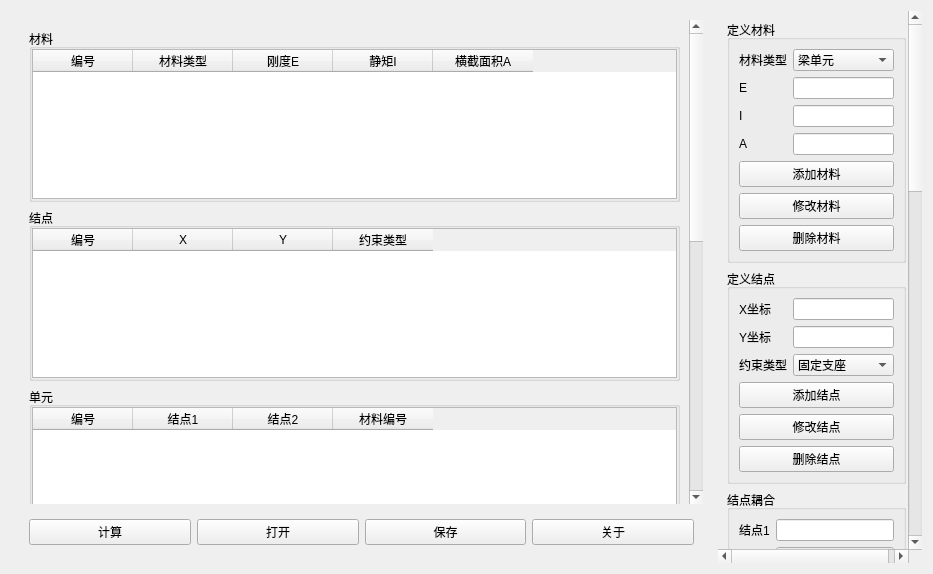
<?xml version="1.0" encoding="UTF-8"?>
<ui version="4.0">
 <class>MainWindow</class>
 <widget class="QWidget" name="MainWindow">
  <property name="geometry">
   <rect>
    <x>0</x>
    <y>0</y>
    <width>933</width>
    <height>574</height>
   </rect>
  </property>
  <property name="windowTitle">
   <string>力学求解器</string>
  </property>
  <layout class="QHBoxLayout" name="horizontalLayout_3" stretch="0,0,0">
   <item>
    <widget class="QWidget" name="widget" native="true">
     <layout class="QVBoxLayout" name="verticalLayout_8">
      <item>
       <widget class="QScrollArea" name="scrollArea_2">
        <property name="minimumSize">
         <size>
          <width>300</width>
          <height>0</height>
         </size>
        </property>
        <property name="frameShape">
         <enum>QFrame::NoFrame</enum>
        </property>
        <property name="frameShadow">
         <enum>QFrame::Plain</enum>
        </property>
        <property name="lineWidth">
         <number>0</number>
        </property>
        <property name="widgetResizable">
         <bool>true</bool>
        </property>
        <widget class="QWidget" name="scrollAreaWidgetContents_2">
         <property name="geometry">
          <rect>
           <x>0</x>
           <y>0</y>
           <width>642</width>
           <height>1033</height>
          </rect>
         </property>
         <layout class="QVBoxLayout" name="verticalLayout_6">
          <item>
           <widget class="QGroupBox" name="groupBox_5">
            <property name="title">
             <string>材料</string>
            </property>
            <property name="flat">
             <bool>false</bool>
            </property>
            <layout class="QVBoxLayout" name="verticalLayout_2">
             <property name="leftMargin">
              <number>0</number>
             </property>
             <property name="topMargin">
              <number>0</number>
             </property>
             <property name="rightMargin">
              <number>0</number>
             </property>
             <property name="bottomMargin">
              <number>0</number>
             </property>
             <item>
              <widget class="QTableWidget" name="materialTable">
               <property name="minimumSize">
                <size>
                 <width>0</width>
                 <height>150</height>
                </size>
               </property>
               <property name="editTriggers">
                <set>QAbstractItemView::NoEditTriggers</set>
               </property>
               <property name="alternatingRowColors">
                <bool>false</bool>
               </property>
               <property name="selectionMode">
                <enum>QAbstractItemView::SingleSelection</enum>
               </property>
               <property name="selectionBehavior">
                <enum>QAbstractItemView::SelectRows</enum>
               </property>
               <property name="showGrid">
                <bool>true</bool>
               </property>
               <property name="gridStyle">
                <enum>Qt::SolidLine</enum>
               </property>
               <property name="sortingEnabled">
                <bool>true</bool>
               </property>
               <property name="wordWrap">
                <bool>true</bool>
               </property>
               <property name="cornerButtonEnabled">
                <bool>true</bool>
               </property>
               <property name="rowCount">
                <number>0</number>
               </property>
               <attribute name="horizontalHeaderVisible">
                <bool>true</bool>
               </attribute>
               <attribute name="horizontalHeaderCascadingSectionResizes">
                <bool>false</bool>
               </attribute>
               <attribute name="horizontalHeaderHighlightSections">
                <bool>true</bool>
               </attribute>
               <attribute name="horizontalHeaderShowSortIndicator" stdset="0">
                <bool>false</bool>
               </attribute>
               <attribute name="verticalHeaderVisible">
                <bool>false</bool>
               </attribute>
               <attribute name="verticalHeaderShowSortIndicator" stdset="0">
                <bool>false</bool>
               </attribute>
               <column>
                <property name="text">
                 <string>编号</string>
                </property>
               </column>
               <column>
                <property name="text">
                 <string>材料类型</string>
                </property>
               </column>
               <column>
                <property name="text">
                 <string>刚度E</string>
                </property>
               </column>
               <column>
                <property name="text">
                 <string>静矩I</string>
                </property>
               </column>
               <column>
                <property name="text">
                 <string>横截面积A</string>
                </property>
               </column>
              </widget>
             </item>
            </layout>
           </widget>
          </item>
          <item>
           <widget class="QGroupBox" name="groupBox_6">
            <property name="title">
             <string>结点</string>
            </property>
            <property name="flat">
             <bool>false</bool>
            </property>
            <layout class="QVBoxLayout" name="verticalLayout_4">
             <property name="leftMargin">
              <number>0</number>
             </property>
             <property name="topMargin">
              <number>0</number>
             </property>
             <property name="rightMargin">
              <number>0</number>
             </property>
             <property name="bottomMargin">
              <number>0</number>
             </property>
             <item>
              <widget class="QTableWidget" name="pointTable">
               <property name="minimumSize">
                <size>
                 <width>0</width>
                 <height>150</height>
                </size>
               </property>
               <property name="editTriggers">
                <set>QAbstractItemView::NoEditTriggers</set>
               </property>
               <property name="selectionMode">
                <enum>QAbstractItemView::SingleSelection</enum>
               </property>
               <property name="selectionBehavior">
                <enum>QAbstractItemView::SelectRows</enum>
               </property>
               <attribute name="horizontalHeaderHighlightSections">
                <bool>true</bool>
               </attribute>
               <attribute name="verticalHeaderVisible">
                <bool>false</bool>
               </attribute>
               <attribute name="verticalHeaderShowSortIndicator" stdset="0">
                <bool>false</bool>
               </attribute>
               <column>
                <property name="text">
                 <string>编号</string>
                </property>
               </column>
               <column>
                <property name="text">
                 <string>X</string>
                </property>
               </column>
               <column>
                <property name="text">
                 <string>Y</string>
                </property>
               </column>
               <column>
                <property name="text">
                 <string>约束类型</string>
                </property>
               </column>
              </widget>
             </item>
            </layout>
           </widget>
          </item>
          <item>
           <widget class="QGroupBox" name="groupBox_7">
            <property name="title">
             <string>单元</string>
            </property>
            <property name="flat">
             <bool>false</bool>
            </property>
            <layout class="QVBoxLayout" name="verticalLayout_5">
             <property name="leftMargin">
              <number>0</number>
             </property>
             <property name="topMargin">
              <number>0</number>
             </property>
             <property name="rightMargin">
              <number>0</number>
             </property>
             <property name="bottomMargin">
              <number>0</number>
             </property>
             <item>
              <widget class="QTableWidget" name="unitsTable">
               <property name="minimumSize">
                <size>
                 <width>0</width>
                 <height>150</height>
                </size>
               </property>
               <property name="editTriggers">
                <set>QAbstractItemView::NoEditTriggers</set>
               </property>
               <property name="selectionMode">
                <enum>QAbstractItemView::SingleSelection</enum>
               </property>
               <property name="selectionBehavior">
                <enum>QAbstractItemView::SelectRows</enum>
               </property>
               <attribute name="verticalHeaderVisible">
                <bool>false</bool>
               </attribute>
               <attribute name="verticalHeaderShowSortIndicator" stdset="0">
                <bool>false</bool>
               </attribute>
               <column>
                <property name="text">
                 <string>编号</string>
                </property>
               </column>
               <column>
                <property name="text">
                 <string>结点1</string>
                </property>
               </column>
               <column>
                <property name="text">
                 <string>结点2</string>
                </property>
               </column>
               <column>
                <property name="text">
                 <string>材料编号</string>
                </property>
               </column>
              </widget>
             </item>
            </layout>
           </widget>
          </item>
          <item>
           <widget class="QGroupBox" name="groupBox_12">
            <property name="title">
             <string>位移</string>
            </property>
            <property name="flat">
             <bool>false</bool>
            </property>
            <layout class="QVBoxLayout" name="verticalLayout_7">
             <property name="leftMargin">
              <number>0</number>
             </property>
             <property name="topMargin">
              <number>0</number>
             </property>
             <property name="rightMargin">
              <number>0</number>
             </property>
             <property name="bottomMargin">
              <number>0</number>
             </property>
             <item>
              <widget class="QTableWidget" name="displacementTable">
               <property name="minimumSize">
                <size>
                 <width>0</width>
                 <height>150</height>
                </size>
               </property>
               <property name="editTriggers">
                <set>QAbstractItemView::NoEditTriggers</set>
               </property>
               <property name="selectionMode">
                <enum>QAbstractItemView::SingleSelection</enum>
               </property>
               <property name="selectionBehavior">
                <enum>QAbstractItemView::SelectRows</enum>
               </property>
               <attribute name="verticalHeaderVisible">
                <bool>false</bool>
               </attribute>
               <column>
                <property name="text">
                 <string>结点编号</string>
                </property>
               </column>
               <column>
                <property name="text">
                 <string>UX</string>
                </property>
               </column>
               <column>
                <property name="text">
                 <string>UY</string>
                </property>
               </column>
               <column>
                <property name="text">
                 <string>Φ</string>
                </property>
               </column>
              </widget>
             </item>
            </layout>
           </widget>
          </item>
          <item>
           <widget class="QGroupBox" name="groupBox_9">
            <property name="title">
             <string>荷载</string>
            </property>
            <property name="flat">
             <bool>false</bool>
            </property>
            <property name="checkable">
             <bool>false</bool>
            </property>
            <layout class="QVBoxLayout" name="verticalLayout_9" stretch="4,3">
             <property name="leftMargin">
              <number>0</number>
             </property>
             <property name="topMargin">
              <number>0</number>
             </property>
             <property name="rightMargin">
              <number>0</number>
             </property>
             <property name="bottomMargin">
              <number>0</number>
             </property>
             <item>
              <widget class="QTableWidget" name="singleLoadsTable">
               <property name="minimumSize">
                <size>
                 <width>0</width>
                 <height>150</height>
                </size>
               </property>
               <property name="editTriggers">
                <set>QAbstractItemView::NoEditTriggers</set>
               </property>
               <property name="selectionMode">
                <enum>QAbstractItemView::SingleSelection</enum>
               </property>
               <property name="selectionBehavior">
                <enum>QAbstractItemView::SelectRows</enum>
               </property>
               <attribute name="verticalHeaderVisible">
                <bool>false</bool>
               </attribute>
               <column>
                <property name="text">
                 <string>编号</string>
                </property>
               </column>
               <column>
                <property name="text">
                 <string>结点编号</string>
                </property>
               </column>
               <column>
                <property name="text">
                 <string>类型</string>
                </property>
               </column>
               <column>
                <property name="text">
                 <string>值</string>
                </property>
               </column>
              </widget>
             </item>
             <item>
              <widget class="QTableWidget" name="bothLoadsTable">
               <property name="minimumSize">
                <size>
                 <width>0</width>
                 <height>150</height>
                </size>
               </property>
               <property name="editTriggers">
                <set>QAbstractItemView::NoEditTriggers</set>
               </property>
               <property name="selectionMode">
                <enum>QAbstractItemView::SingleSelection</enum>
               </property>
               <property name="selectionBehavior">
                <enum>QAbstractItemView::SelectRows</enum>
               </property>
               <attribute name="verticalHeaderVisible">
                <bool>false</bool>
               </attribute>
               <column>
                <property name="text">
                 <string>编号</string>
                </property>
               </column>
               <column>
                <property name="text">
                 <string>单元编号</string>
                </property>
               </column>
               <column>
                <property name="text">
                 <string>类型</string>
                </property>
               </column>
               <column>
                <property name="text">
                 <string>1值</string>
                </property>
               </column>
               <column>
                <property name="text">
                 <string>2值</string>
                </property>
               </column>
              </widget>
             </item>
            </layout>
           </widget>
          </item>
         </layout>
        </widget>
       </widget>
      </item>
      <item>
       <widget class="QWidget" name="widget_2" native="true">
        <layout class="QHBoxLayout" name="horizontalLayout_2">
         <item>
          <widget class="QPushButton" name="calcBtn">
           <property name="text">
            <string>计算</string>
           </property>
          </widget>
         </item>
         <item>
          <widget class="QPushButton" name="openBtn">
           <property name="text">
            <string>打开</string>
           </property>
          </widget>
         </item>
         <item>
          <widget class="QPushButton" name="saveBtn">
           <property name="text">
            <string>保存</string>
           </property>
          </widget>
         </item>
         <item>
          <widget class="QPushButton" name="aboutBtn">
           <property name="text">
            <string>关于</string>
           </property>
          </widget>
         </item>
        </layout>
       </widget>
      </item>
     </layout>
    </widget>
   </item>
   <item>
    <layout class="QVBoxLayout" name="verticalLayout_3"/>
   </item>
   <item>
    <widget class="QScrollArea" name="scrollArea">
     <property name="sizePolicy">
      <sizepolicy hsizetype="Minimum" vsizetype="Expanding">
       <horstretch>0</horstretch>
       <verstretch>0</verstretch>
      </sizepolicy>
     </property>
     <property name="minimumSize">
      <size>
       <width>200</width>
       <height>0</height>
      </size>
     </property>
     <property name="maximumSize">
      <size>
       <width>16777215</width>
       <height>16777215</height>
      </size>
     </property>
     <property name="frameShape">
      <enum>QFrame::NoFrame</enum>
     </property>
     <property name="frameShadow">
      <enum>QFrame::Plain</enum>
     </property>
     <property name="widgetResizable">
      <bool>true</bool>
     </property>
     <widget class="QWidget" name="scrollAreaWidgetContents">
      <property name="geometry">
       <rect>
        <x>0</x>
        <y>0</y>
        <width>207</width>
        <height>1531</height>
       </rect>
      </property>
      <layout class="QVBoxLayout" name="verticalLayout">
       <item>
        <widget class="QGroupBox" name="groupBox">
         <property name="title">
          <string>定义材料</string>
         </property>
         <layout class="QFormLayout" name="formLayout">
          <item row="0" column="0">
           <widget class="QLabel" name="label">
            <property name="text">
             <string>材料类型</string>
            </property>
           </widget>
          </item>
          <item row="0" column="1">
           <widget class="QComboBox" name="materialType">
            <item>
             <property name="text">
              <string>梁单元</string>
             </property>
            </item>
           </widget>
          </item>
          <item row="1" column="0">
           <widget class="QLabel" name="label_2">
            <property name="text">
             <string>E</string>
            </property>
           </widget>
          </item>
          <item row="1" column="1">
           <widget class="QLineEdit" name="mE"/>
          </item>
          <item row="2" column="0">
           <widget class="QLabel" name="label_3">
            <property name="text">
             <string>I</string>
            </property>
           </widget>
          </item>
          <item row="2" column="1">
           <widget class="QLineEdit" name="mI"/>
          </item>
          <item row="3" column="0">
           <widget class="QLabel" name="label_4">
            <property name="text">
             <string>A</string>
            </property>
           </widget>
          </item>
          <item row="3" column="1">
           <widget class="QLineEdit" name="mA"/>
          </item>
          <item row="4" column="0" colspan="2">
           <widget class="QPushButton" name="addMaterialBtn">
            <property name="sizePolicy">
             <sizepolicy hsizetype="Minimum" vsizetype="Fixed">
              <horstretch>0</horstretch>
              <verstretch>0</verstretch>
             </sizepolicy>
            </property>
            <property name="minimumSize">
             <size>
              <width>100</width>
              <height>0</height>
             </size>
            </property>
            <property name="text">
             <string>添加材料</string>
            </property>
            <property name="default">
             <bool>false</bool>
            </property>
            <property name="flat">
             <bool>false</bool>
            </property>
           </widget>
          </item>
          <item row="5" column="0" colspan="2">
           <widget class="QPushButton" name="modifyMaterialBtn">
            <property name="text">
             <string>修改材料</string>
            </property>
           </widget>
          </item>
          <item row="6" column="0" colspan="2">
           <widget class="QPushButton" name="removeMaterialBtn">
            <property name="text">
             <string>删除材料</string>
            </property>
           </widget>
          </item>
         </layout>
        </widget>
       </item>
       <item>
        <widget class="QGroupBox" name="groupBox_2">
         <property name="title">
          <string>定义结点</string>
         </property>
         <layout class="QFormLayout" name="formLayout_2">
          <item row="0" column="0">
           <widget class="QLabel" name="xLabel">
            <property name="text">
             <string>X坐标</string>
            </property>
           </widget>
          </item>
          <item row="0" column="1">
           <widget class="QLineEdit" name="pointX"/>
          </item>
          <item row="1" column="0">
           <widget class="QLabel" name="yLabel">
            <property name="text">
             <string>Y坐标</string>
            </property>
           </widget>
          </item>
          <item row="1" column="1">
           <widget class="QLineEdit" name="pointY"/>
          </item>
          <item row="2" column="0">
           <widget class="QLabel" name="Label">
            <property name="text">
             <string>约束类型</string>
            </property>
           </widget>
          </item>
          <item row="2" column="1">
           <widget class="QComboBox" name="pointType">
            <item>
             <property name="text">
              <string>固定支座</string>
             </property>
            </item>
            <item>
             <property name="text">
              <string>铰支座</string>
             </property>
            </item>
            <item>
             <property name="text">
              <string>刚接</string>
             </property>
            </item>
            <item>
             <property name="text">
              <string>铰接</string>
             </property>
            </item>
           </widget>
          </item>
          <item row="3" column="0" colspan="2">
           <widget class="QPushButton" name="addPointBtn">
            <property name="text">
             <string>添加结点</string>
            </property>
           </widget>
          </item>
          <item row="4" column="0" colspan="2">
           <widget class="QPushButton" name="modifyPointBtn">
            <property name="text">
             <string>修改结点</string>
            </property>
           </widget>
          </item>
          <item row="5" column="0" colspan="2">
           <widget class="QPushButton" name="removePointBtn">
            <property name="text">
             <string>删除结点</string>
            </property>
           </widget>
          </item>
         </layout>
        </widget>
       </item>
       <item>
        <widget class="QGroupBox" name="groupBox_11">
         <property name="title">
          <string>结点耦合</string>
         </property>
         <layout class="QFormLayout" name="formLayout_7">
          <item row="0" column="0">
           <widget class="QLabel" name="Label_10">
            <property name="text">
             <string>结点1</string>
            </property>
           </widget>
          </item>
          <item row="0" column="1">
           <widget class="QLineEdit" name="point1"/>
          </item>
          <item row="1" column="0">
           <widget class="QLabel" name="Label_11">
            <property name="text">
             <string>结点2</string>
            </property>
           </widget>
          </item>
          <item row="1" column="1">
           <widget class="QLineEdit" name="point2"/>
          </item>
          <item row="2" column="0" colspan="2">
           <widget class="QGroupBox" name="groupBox_13">
            <property name="title">
             <string>耦合自由度</string>
            </property>
            <layout class="QHBoxLayout" name="horizontalLayout_4">
             <item>
              <widget class="QRadioButton" name="UXRbtn">
               <property name="text">
                <string>UX</string>
               </property>
               <attribute name="buttonGroup">
                <string notr="true">buttonGroup</string>
               </attribute>
              </widget>
             </item>
             <item>
              <widget class="QRadioButton" name="UYRBtn">
               <property name="text">
                <string>UY</string>
               </property>
               <attribute name="buttonGroup">
                <string notr="true">buttonGroup</string>
               </attribute>
              </widget>
             </item>
             <item>
              <widget class="QRadioButton" name="phiRBtn">
               <property name="text">
                <string>Φ</string>
               </property>
               <attribute name="buttonGroup">
                <string notr="true">buttonGroup</string>
               </attribute>
              </widget>
             </item>
            </layout>
           </widget>
          </item>
          <item row="4" column="0" colspan="2">
           <widget class="QPushButton" name="pushButton">
            <property name="text">
             <string>添加</string>
            </property>
           </widget>
          </item>
          <item row="5" column="0" colspan="2">
           <widget class="QPushButton" name="modifyButton">
            <property name="text">
             <string>修改</string>
            </property>
           </widget>
          </item>
          <item row="6" column="0" colspan="2">
           <widget class="QPushButton" name="removeButton">
            <property name="text">
             <string>删除</string>
            </property>
           </widget>
          </item>
         </layout>
        </widget>
       </item>
       <item>
        <widget class="QGroupBox" name="groupBox_3">
         <property name="title">
          <string>定义单元</string>
         </property>
         <layout class="QFormLayout" name="formLayout_3">
          <item row="0" column="0">
           <widget class="QLabel" name="Label_12">
            <property name="text">
             <string>结点1</string>
            </property>
           </widget>
          </item>
          <item row="1" column="0">
           <widget class="QLabel" name="Label_13">
            <property name="text">
             <string>结点2</string>
            </property>
           </widget>
          </item>
          <item row="1" column="1">
           <widget class="QComboBox" name="point2CBox"/>
          </item>
          <item row="2" column="0">
           <widget class="QLabel" name="Label_2">
            <property name="text">
             <string>材料</string>
            </property>
           </widget>
          </item>
          <item row="2" column="1">
           <widget class="QComboBox" name="materialCBox"/>
          </item>
          <item row="3" column="0" colspan="2">
           <widget class="QPushButton" name="addUnitBtn">
            <property name="text">
             <string>添加单元</string>
            </property>
           </widget>
          </item>
          <item row="4" column="0" colspan="2">
           <widget class="QPushButton" name="modifyUnitBtn">
            <property name="text">
             <string>修改单元</string>
            </property>
           </widget>
          </item>
          <item row="5" column="0" colspan="2">
           <widget class="QPushButton" name="removeUnitBtn">
            <property name="text">
             <string>删除单元</string>
            </property>
           </widget>
          </item>
          <item row="0" column="1">
           <widget class="QComboBox" name="point1CBox"/>
          </item>
         </layout>
        </widget>
       </item>
       <item>
        <widget class="QGroupBox" name="groupBox_4">
         <property name="title">
          <string>结点位移</string>
         </property>
         <layout class="QFormLayout" name="formLayout_4">
          <item row="0" column="0">
           <widget class="QLabel" name="Label_3">
            <property name="text">
             <string>选择结点</string>
            </property>
           </widget>
          </item>
          <item row="1" column="0">
           <widget class="QLabel" name="uxLabel">
            <property name="text">
             <string>UX</string>
            </property>
           </widget>
          </item>
          <item row="1" column="1">
           <widget class="QLineEdit" name="UX"/>
          </item>
          <item row="2" column="0">
           <widget class="QLabel" name="uYLabel">
            <property name="text">
             <string>UY</string>
            </property>
           </widget>
          </item>
          <item row="2" column="1">
           <widget class="QLineEdit" name="UY"/>
          </item>
          <item row="3" column="0">
           <widget class="QLabel" name="Label_4">
            <property name="text">
             <string>Φ</string>
            </property>
           </widget>
          </item>
          <item row="3" column="1">
           <widget class="QLineEdit" name="phi"/>
          </item>
          <item row="4" column="0" colspan="2">
           <widget class="QPushButton" name="acceptDisplacementBtn">
            <property name="text">
             <string>确定</string>
            </property>
           </widget>
          </item>
          <item row="5" column="0" colspan="2">
           <widget class="QPushButton" name="clearDisplacementBtn">
            <property name="text">
             <string>清空</string>
            </property>
           </widget>
          </item>
          <item row="0" column="1">
           <widget class="QLineEdit" name="displacementSelectPoint">
            <property name="readOnly">
             <bool>true</bool>
            </property>
           </widget>
          </item>
         </layout>
        </widget>
       </item>
       <item>
        <widget class="QGroupBox" name="groupBox_8">
         <property name="title">
          <string>分布荷载</string>
         </property>
         <layout class="QFormLayout" name="formLayout_5">
          <item row="0" column="0">
           <widget class="QLabel" name="Label_5">
            <property name="text">
             <string>选择单元</string>
            </property>
           </widget>
          </item>
          <item row="0" column="1">
           <widget class="QComboBox" name="bothLoadsSelectUnit"/>
          </item>
          <item row="1" column="0">
           <widget class="QLabel" name="Label_6">
            <property name="text">
             <string>类型</string>
            </property>
           </widget>
          </item>
          <item row="1" column="1">
           <widget class="QComboBox" name="bothLoadsType">
            <item>
             <property name="text">
              <string>分布横向力</string>
             </property>
            </item>
           </widget>
          </item>
          <item row="2" column="0">
           <widget class="QLabel" name="Label_14">
            <property name="text">
             <string>1值</string>
            </property>
           </widget>
          </item>
          <item row="2" column="1">
           <widget class="QLineEdit" name="bothLoadsValue1"/>
          </item>
          <item row="3" column="0">
           <widget class="QLabel" name="Label_15">
            <property name="text">
             <string>2值</string>
            </property>
           </widget>
          </item>
          <item row="3" column="1">
           <widget class="QLineEdit" name="bothLoadsValue2"/>
          </item>
          <item row="4" column="0" colspan="2">
           <widget class="QPushButton" name="addBothLoadsBtn">
            <property name="text">
             <string>添加分布荷载</string>
            </property>
           </widget>
          </item>
          <item row="6" column="0" colspan="2">
           <widget class="QPushButton" name="removeBothLoadsBtn">
            <property name="text">
             <string>删除分布荷载</string>
            </property>
           </widget>
          </item>
          <item row="5" column="0" colspan="2">
           <widget class="QPushButton" name="modifyBothLoadsBtn">
            <property name="text">
             <string>修改分布荷载</string>
            </property>
           </widget>
          </item>
         </layout>
        </widget>
       </item>
       <item>
        <widget class="QGroupBox" name="groupBox_10">
         <property name="title">
          <string>集中荷载</string>
         </property>
         <layout class="QFormLayout" name="formLayout_6">
          <item row="0" column="0">
           <widget class="QLabel" name="Label_7">
            <property name="text">
             <string>选择结点</string>
            </property>
           </widget>
          </item>
          <item row="0" column="1">
           <widget class="QComboBox" name="singleLoadSelectUnit"/>
          </item>
          <item row="1" column="0">
           <widget class="QLabel" name="Label_8">
            <property name="text">
             <string>类型</string>
            </property>
           </widget>
          </item>
          <item row="1" column="1">
           <widget class="QComboBox" name="singleLoadType">
            <item>
             <property name="text">
              <string>整体X方向力</string>
             </property>
            </item>
            <item>
             <property name="text">
              <string>整体Y方向力</string>
             </property>
            </item>
            <item>
             <property name="text">
              <string>弯矩</string>
             </property>
            </item>
           </widget>
          </item>
          <item row="2" column="0">
           <widget class="QLabel" name="Label_9">
            <property name="text">
             <string>值</string>
            </property>
           </widget>
          </item>
          <item row="2" column="1">
           <widget class="QLineEdit" name="singleLoadValue"/>
          </item>
          <item row="3" column="0" colspan="2">
           <widget class="QPushButton" name="addSingleLoadBtn">
            <property name="text">
             <string>添加集中荷载</string>
            </property>
           </widget>
          </item>
          <item row="5" column="0" colspan="2">
           <widget class="QPushButton" name="removeSingleLoadBtn">
            <property name="text">
             <string>删除集中荷载</string>
            </property>
           </widget>
          </item>
          <item row="4" column="0" colspan="2">
           <widget class="QPushButton" name="modifySingleLoadBtn">
            <property name="text">
             <string>修改集中荷载</string>
            </property>
           </widget>
          </item>
         </layout>
        </widget>
       </item>
      </layout>
     </widget>
    </widget>
   </item>
  </layout>
 </widget>
 <tabstops>
  <tabstop>materialTable</tabstop>
  <tabstop>pointTable</tabstop>
  <tabstop>unitsTable</tabstop>
  <tabstop>displacementTable</tabstop>
  <tabstop>singleLoadsTable</tabstop>
  <tabstop>scrollArea</tabstop>
  <tabstop>materialType</tabstop>
  <tabstop>mE</tabstop>
  <tabstop>mI</tabstop>
  <tabstop>mA</tabstop>
  <tabstop>addMaterialBtn</tabstop>
  <tabstop>modifyMaterialBtn</tabstop>
  <tabstop>removeMaterialBtn</tabstop>
  <tabstop>pointX</tabstop>
  <tabstop>pointY</tabstop>
  <tabstop>pointType</tabstop>
  <tabstop>addPointBtn</tabstop>
  <tabstop>modifyPointBtn</tabstop>
  <tabstop>removePointBtn</tabstop>
  <tabstop>point1</tabstop>
  <tabstop>point2</tabstop>
  <tabstop>UYRBtn</tabstop>
  <tabstop>phiRBtn</tabstop>
  <tabstop>pushButton</tabstop>
  <tabstop>modifyButton</tabstop>
  <tabstop>removeButton</tabstop>
  <tabstop>point2CBox</tabstop>
  <tabstop>materialCBox</tabstop>
  <tabstop>addUnitBtn</tabstop>
  <tabstop>modifyUnitBtn</tabstop>
  <tabstop>removeUnitBtn</tabstop>
  <tabstop>UX</tabstop>
  <tabstop>UY</tabstop>
  <tabstop>phi</tabstop>
  <tabstop>acceptDisplacementBtn</tabstop>
  <tabstop>clearDisplacementBtn</tabstop>
  <tabstop>bothLoadsSelectUnit</tabstop>
  <tabstop>bothLoadsType</tabstop>
  <tabstop>bothLoadsValue1</tabstop>
  <tabstop>bothLoadsValue2</tabstop>
  <tabstop>addBothLoadsBtn</tabstop>
  <tabstop>modifyBothLoadsBtn</tabstop>
  <tabstop>removeBothLoadsBtn</tabstop>
  <tabstop>singleLoadSelectUnit</tabstop>
  <tabstop>singleLoadType</tabstop>
  <tabstop>singleLoadValue</tabstop>
  <tabstop>addSingleLoadBtn</tabstop>
  <tabstop>modifySingleLoadBtn</tabstop>
  <tabstop>removeSingleLoadBtn</tabstop>
  <tabstop>point1CBox</tabstop>
 </tabstops>
 <resources/>
 <connections/>
 <buttongroups>
  <buttongroup name="buttonGroup"/>
 </buttongroups>
</ui>
